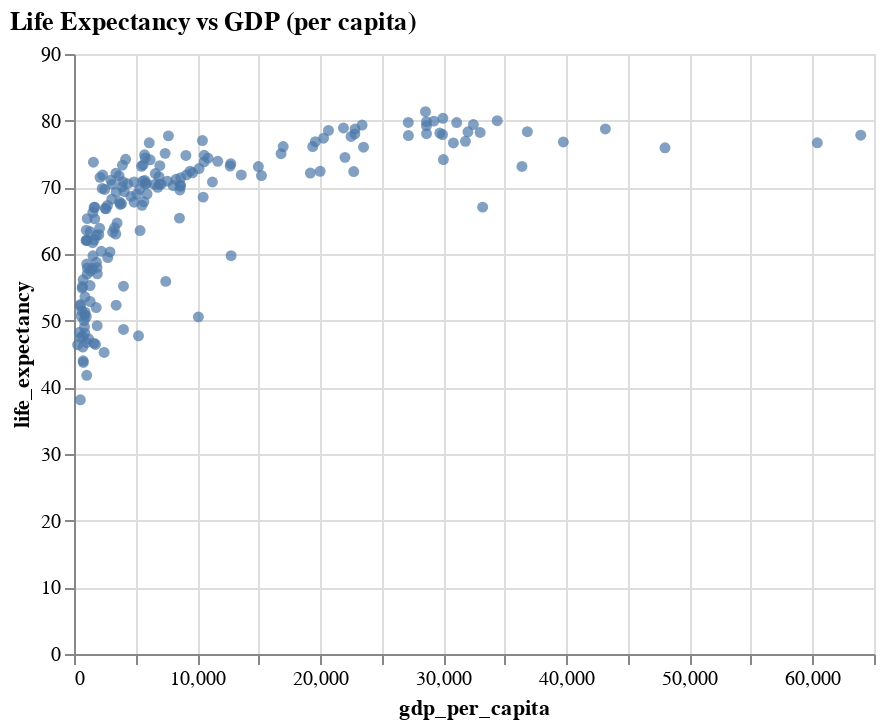

The cell this chart's notebook holds for it:
### Markdown cell above
## Left-aligning the title

To left-align, you use `configure_title`. You can find all of the other options for the title [here](https://vega.github.io/vega-lite/docs/title.html#params).

### Code cell
alt.Chart(
    df,
    title="Life Expectancy vs GDP (per capita)"
).configure_title(
    anchor='start'
).mark_circle().encode(
    x='gdp_per_capita',
    y='life_expectancy'
)

### Figure 1 — Vega-Lite specification as saved in the notebook (floating-point values rounded to 4 significant figures; data arrays with more than 128 entries replaced by an {"elided": "..."} marker saying what was removed)
{"config": {"view": {"continuousWidth": 400, "continuousHeight": 300}, "title": {"anchor": "start"}}, "data": {"name": "data-b67c1df729469a12107b21a407bc3a44"}, "mark": "circle", "encoding": {"x": {"field": "gdp_per_capita", "type": "quantitative"}, "y": {"field": "life_expectancy", "type": "quantitative"}}, "title": "Life Expectancy vs GDP (per capita)", "$schema": "https://vega.github.io/schema/vega-lite/v4.17.0.json", "datasets": {"data-b67c1df729469a12107b21a407bc3a44": {"elided": "188 records"}}}
